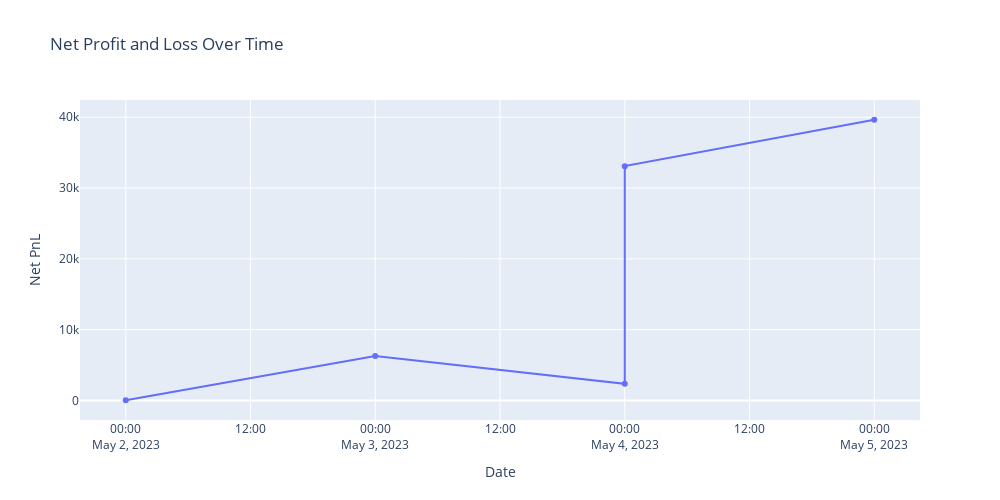

Write notebook code for a chart like this one.
### Code cell
import pandas as pd
import plotly.graph_objects as go
import numpy as np
from scipy.stats import norm

# Load and prepare the data
df = pd.read_csv(r'amiNF_trd_sig_backtest_test.csv')
df['Datetime'] = pd.to_datetime(df['Date'] + ' ' + df['TradeEntryTime'])
df.sort_values(by=['Datetime'], inplace=True)
df.reset_index(drop=True, inplace=True)
df['Trade_No'] = df.index + 1

margin_per_lot = 80000  # 80k margin per lot
lot_size = 50

# Starting Capital
start_capital = 1800000  # 18 lacs

# Initialize empty lists for the calculated fields
Margin_utilized = []
Lots = []
Qty = []
PnL = []
Taxes = []
NetPnL = []
Capital = [start_capital]

# Calculate additional columns
for i in range(len(df)):
    Margin_utilized.append(0.6 * Capital[-1])
    Lots.append(Margin_utilized[-1] // margin_per_lot)
    Qty.append(int(Lots[-1] * lot_size))
    PnL.append(Qty[-1] * df.loc[i, 'NetTradePoints'])
    Taxes.append(0.1 * abs(PnL[-1]))
    NetPnL.append(PnL[-1] - Taxes[-1])
    if i < len(df) - 1:  # Avoids IndexError on the last row
        Capital.append(Capital[-1] + NetPnL[-1])

# Update the DataFrame with the calculated fields
df['Margin_utilized'] = Margin_utilized
df['Lots'] = Lots
df['Qty'] = Qty
df['PnL'] = PnL
df['Taxes'] = Taxes
df['NetPnL'] = NetPnL
df['Capital'] = Capital

# Additional statistics
annual_return = (df['NetPnL'].sum() / start_capital) * 100  # in percentage
net_profit_percentage = ((Capital[-1] / start_capital) - 1) * 100  # in percentage
avg_profit_loss = df['PnL'].mean()
largest_win = df['PnL'].max()
largest_loss = df['PnL'].min()
largest_win_trade_no = df['PnL'].idxmax() + 1  # trade numbers start at 1
largest_loss_trade_no = df['PnL'].idxmin() + 1
max_consecutive_wins = (df['PnL'] > 0).astype(int).groupby(df['PnL'].astype(bool).cumsum()).count().max()
max_consecutive_losses = (df['PnL'] < 0).astype(int).groupby(df['PnL'].astype(bool).cumsum()).count().max()
# Calculate drawdowns and max drawdown
drawdowns = pd.Series(Capital) - pd.Series(Capital).cummax()
max_drawdown = -drawdowns.min()
max_percent_drawdown = (max_drawdown / pd.Series(Capital).loc[drawdowns.idxmin()]) * 100  # in percentage

recovery_factor = df['NetPnL'].sum() / max_drawdown
risk_reward_ratio = abs(df['PnL'][df['PnL'] > 0].mean() / df['PnL'][df['PnL'] < 0].mean())
sharpe_ratio = df['NetPnL'].mean() / df['NetPnL'].std() * np.sqrt(len(df))  # assume risk-free rate = 0

# Print statistics
print(f"Annual Return (%): {annual_return}")
print(f"Net Profit (%): {net_profit_percentage}")
print(f"Average Profit/Loss: {avg_profit_loss}")
print(f"Largest Win: {largest_win}")
print(f"Largest Win Trade No: {largest_win_trade_no}")
print(f"Largest Loss: {largest_loss}")
print(f"Largest Loss Trade No: {largest_loss_trade_no}")
print(f"Max Consecutive Wins: {max_consecutive_wins}")
print(f"Max Consecutive Losses: {max_consecutive_losses}")
print(f"Max Drawdown: {max_drawdown}")
print(f"Max % Drawdown: {max_percent_drawdown}")
print(f"Recovery Factor: {recovery_factor}")
print(f"Risk/Reward Ratio: {risk_reward_ratio}")
print(f"Sharpe Ratio: {sharpe_ratio}")

df.drop(columns=['Datetime'], inplace=True)

# Create plot
fig = go.Figure()
fig.add_trace(go.Scatter(x=df['Date'], y=df['NetPnL'].cumsum(), mode='lines+markers', name='NetPnL'))
fig.update_layout(title='Net Profit and Loss Over Time', xaxis_title='Date', yaxis_title='Net PnL',
                  autosize=False, width=1000, height=500)
fig.show()

### Figure 1 — Plotly figure (JSON) as saved in the notebook; plotly's stock layout.template omitted (floating-point values rounded to 4 significant figures)
{"data": [{"mode": "lines+markers", "name": "NetPnL", "type": "scatter", "x": ["2023-05-02", "2023-05-03", "2023-05-04", "2023-05-04", "2023-05-05"], "y": [29.25, 6289.0, 2356.0, 33098, 39650.0]}], "layout": {"autosize": false, "height": 500, "title": {"text": "Net Profit and Loss Over Time"}, "width": 1000, "xaxis": {"title": {"text": "Date"}}, "yaxis": {"title": {"text": "Net PnL"}}}}
